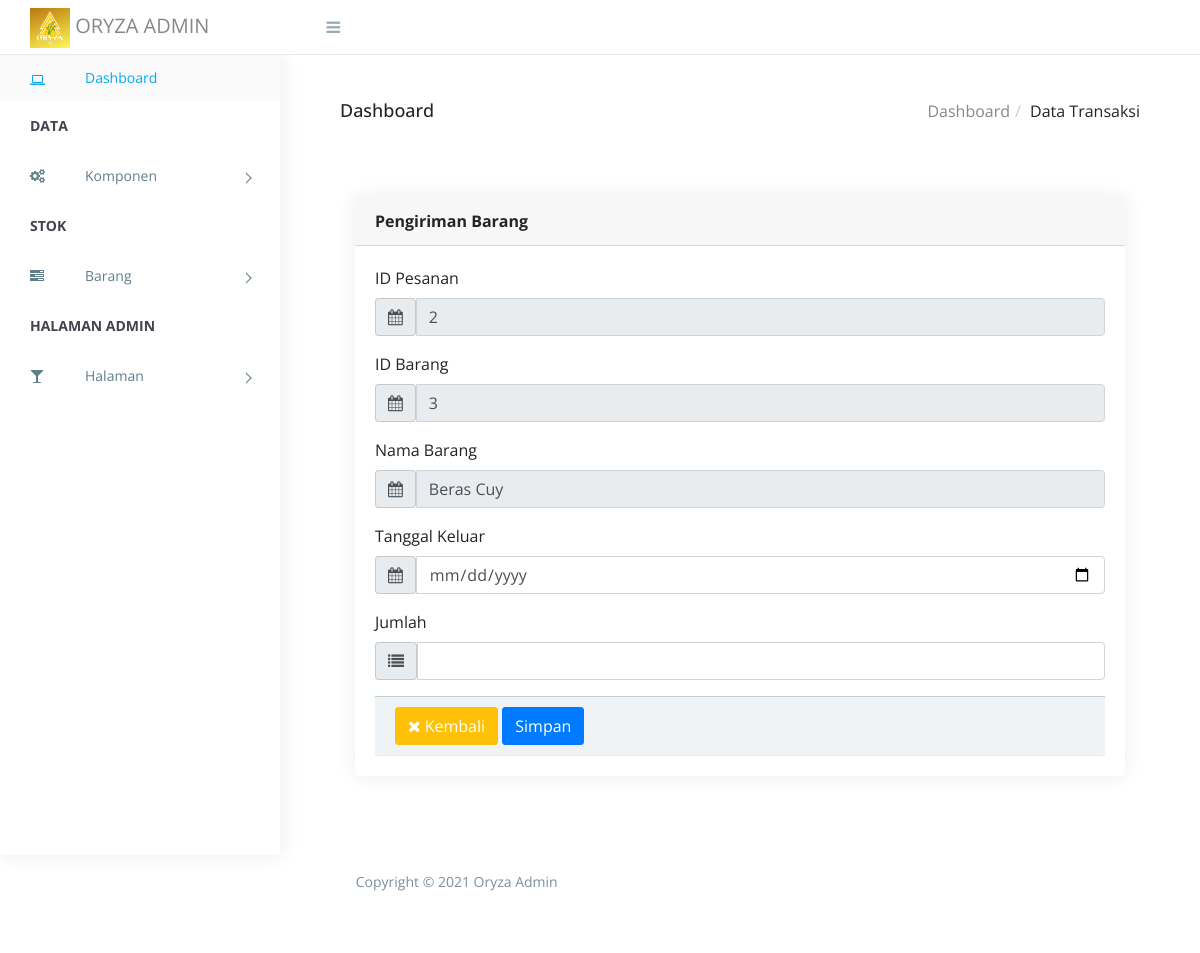
Page /admin/pengiriman.php?id=2 (signed in) on the committed database.
### tables this page shows
CREATE TABLE `transaksi` (
  `id_pesanan` int(10) NOT NULL,
  `id_user` int(10) NOT NULL,
  `id_produk` int(10) NOT NULL,
  `jumlah_beli` int(3) NOT NULL,
  `total` double NOT NULL,
  `tanggal_transaksi` date NOT NULL,
  `nama_penerima` varchar(100) NOT NULL,
  `alamat_penerima` text NOT NULL,
  `telp_penerima` varchar(13) NOT NULL
);

CREATE TABLE `detail_transaksi` (
  `id_pesanan` int(10) NOT NULL,
  `id_produk` int(10) NOT NULL,
  `harga_satuan` double NOT NULL,
  `jumlah_beli` int(3) NOT NULL,
  `subtotal` double NOT NULL
);

CREATE TABLE `produk` (
  `id` int(10) NOT NULL,
  `gambar` varchar(255) NOT NULL,
  `nama` varchar(50) NOT NULL,
  `harga` int(100) NOT NULL,
  `berat` int(100) NOT NULL,
  `stok` int(100) NOT NULL,
  `deskripsi` text NOT NULL,
  `kategori` enum('beras','dedak') NOT NULL
);

### admin/pengiriman.php (the view, shortened to what this page needs)
<?php require_once("head.php");
if(isset($_GET['id'])){
  $id = $_GET['id'];
  $query = mysqli_query($koneksi, "SELECT transaksi.id_pesanan as idp, id_user, nama_pengguna, email, alamat, telepon, detail_transaksi.id_produk as idb, produk.nama as nama_produk, harga_satuan, detail_transaksi.jumlah_beli as qty,
    subtotal, total, nama_penerima, alamat_penerima, telp_penerima, tanggal_transaksi, stok FROM transaksi
          INNER JOIN user ON user.id = transaksi.id_user
          INNER JOIN detail_transaksi ON detail_transaksi.id_pesanan = transaksi.id_pesanan
          INNER JOIN produk ON produk.id = detail_transaksi.id_produk WHERE transaksi.id_pesanan = $id");
  $data = mysqli_fetch_array($query);
  if($data['qty']>$data['stok']){
    $max = $data['stok'];
  }else{
    $max = $data['qty'];
  }
}
?>
        <div class="breadcrumbs">
            <div class="breadcrumbs-inner">
                <div class="row m-0">
                    <div class="col-sm-4">
                        <div class="page-header float-left">
                            <div class="page-title">
                                <h1>Dashboard</h1>
                            </div>
                        </div>
                    </div>
                    <div class="col-sm-8">
                        <div class="page-header float-right">
                            <div class="page-title">
                                <ol class="breadcrumb text-right">
                                    <li><a href="index.php">Dashboard</a></li>
                                    <li class="active">Data Transaksi</li>
                                </ol>
                            </div>
                        </div>
                    </div>
                </div>
            </div>
        </div>
        <div class="content">
            <div class="content">
            <div class="animated fadeIn">
         <div class="col-xs-6 col-sm-12">
                        <div class="card">
                            <div class="card-header">
                                <strong>Pengiriman Barang</strong>
                            </div>
                            <div class="card-body card-block">
                              <form action="" method="post">
                                <div class="form-group">
                                       <label class=" form-control-label">ID Pesanan</label>
                                       <div class="input-group">
                                         <div class="input-group-addon"><i class="fa fa-calendar"></i></div>
                                             <input class="form-control" type="text" name="idp" value="<?=$data['idp']?>" readonly>
                                       </div>
                               </div>
                                <div class="form-group">
                                       <label class=" form-control-label">ID Barang</label>
                                       <div class="input-group">
                                         <div class="input-group-addon"><i class="fa fa-calendar"></i></div>
                                             <input class="form-control" type="text" name="idb" value="<?=$data['idb']?>" readonly>
                                       </div>
                               </div>
                                <div class="form-group">
                                    <label class=" form-control-label">Nama Barang</label>
                                    <div class="input-group">
                                      <div class="input-group-addon"><i class="fa fa-calendar"></i></div>
                                          <input class="form-control" type="text" name="namab" value="<?=$data['nama_produk']?>" readonly>
                                    </div>
                                </div>
                             <div class="form-group">
                                    <label class=" form-control-label">Tanggal Keluar</label>
                                    <div class="input-group">
                                      <div class="input-group-addon"><i class="fa fa-calendar"></i></div>
                                          <input class="form-control" type="date" name="tgl">
                                    </div>
                            </div>
                            <div class="form-group">
                                    <label class=" form-control-label">Jumlah</label>
                                     <div class="input-group">
                                          <div class="input-group-addon"><i class="fa fa-list"></i></div>
                                          <input class="form-control" type="number" name="jml" min="1" max="<?=$max?>">
                                     </div>
                            </div>
                                <div class="card-footer">
                                    <a href="detailtransaksi.php?id=<?= $data['idp'] ?>" class="btn btn-warning" style="color: white;"><i class="fa fa-times"></i> Kembali</a>
                                    <input type="submit" name="btn_simpan" value="Simpan" class="btn btn-primary">
                                </div>
                              </form>
                        </div>
                    </div>
        </div>
    </div>
</div>
<?php require_once("footer.php"); ?>

### admin/assets/css/style.css (style rules this page uses)
body { display: table; font-family: "Open Sans", sans-serif; font-size: 16px; width: 100%; }
a, button { text-decoration: none; outline: none !important; color: #878787; -webkit-transition: all 0.25s ease; transition: all 0.25s ease; }
h1, h2, h3, h4, h5, h6 { margin: 0; }
ul, ol { padding-left: 0; }
.btn, button, input, textarea { -webkit-box-shadow: none; box-shadow: none; outline: 0 !important; }
.btn { border-radius: 3px; }
.right-panel .breadcrumbs { float: left; margin-top: 30px; padding: 0 1.875em; width: 100%; }
.right-panel .breadcrumbs .breadcrumbs-inner { background-color: #fff; }
.right-panel .page-header { min-height: 50px; margin: 0px; padding: 0px 15px; background: #ffffff; border-bottom: 0px; }
.right-panel .page-header h1 { font-size: 18px; padding: 15px 0; }
.right-panel .page-header .breadcrumb { margin: 0px; padding: 13.5px 0; background: #fff; text-transform: capitalize; }
.right-panel .page-header .breadcrumb > li + li:before { padding: 0 5px; color: #ccc; content: "/\00a0"; }
.content { float: left; padding: 1.875em; width: 100%; }
.card { margin-bottom: 1.875em; border-radius: 5px; padding: 0; border: 0px solid transparent; -webkit-box-shadow: 0 0 20px rgba(0, 0, 0, 0.08); box-shadow: 0 0 20px rgba(0, 0, 0, 0.08); }
.card .card-top, .card .card-footer { background: #fafafa; border-bottom: 1px solid #e8e9ef; float: left; padding: .75em 1.125em; width: 100%; }
.card .card-body { float: left; padding: 1.25em; position: relative; width: 100%; }
.card .card-footer { padding: 0.65rem 1.25rem; background-color: #f0f3f5; border-top: 1px solid #c2cfd6; }
.btn, .button { display: inline-block; font-weight: 400; text-align: center; white-space: nowrap; vertical-align: middle; -webkit-transition: all .15s ease-in-out; transition: all .15s ease-in-out; border-radius: 3; cursor: pointer; }
.input-group-addon { background-color: transparent; border-left: 0; }
.input-group-addon, .input-group-btn { white-space: nowrap; vertical-align: middle; }
.input-group-addon { padding: .5rem .75rem; margin-bottom: 0; font-size: 1rem; font-weight: 400; line-height: 1.25; color: #495057; text-align: center; background-color: #e9ecef; border: 1px solid rgba(0, 0, 0, 0.15); border-radius: .25rem; }
@media (max-width: 1368px) { .card-body { padding: 15px; } }

### rows in the picture
transaksi: idp "2", idb "3", namab "Beras Cuy"
